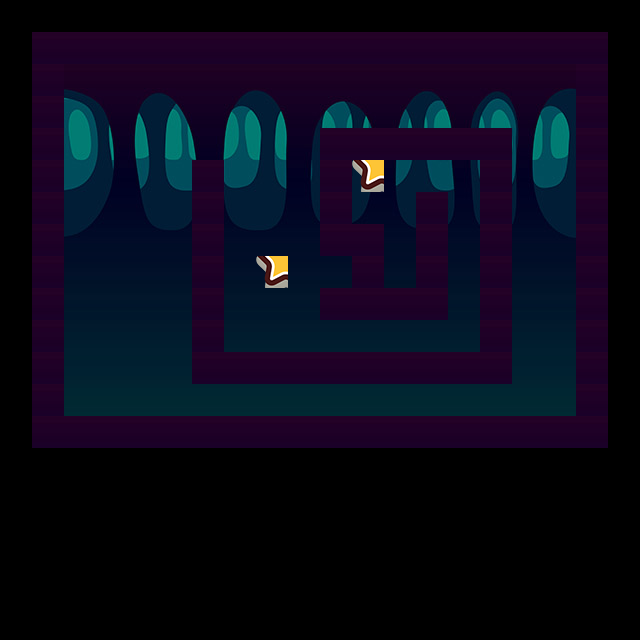

Below is a game level as drawn by its tile map, then a one-line description and the .tmx that defines it (tile-layer data replaced by summaries):
An orthogonal 20x20 tile map with 32x32 px tiles, 3 tile layers (groud, barriers, item), 3 tilesets and 2 objects (end, start).

<map version="1.0" orientation="orthogonal" renderorder="right-down" width="20" height="20" tilewidth="32" tileheight="32">
 <tileset firstgid="1" name="background" tilewidth="32" tileheight="32">
  <image source="background.jpg" width="512" height="362" />
 </tileset>
 <tileset firstgid="177" name="star" tilewidth="32" tileheight="32">
  <image source="star.png" width="60" height="71" />
 </tileset>
 <tileset firstgid="179" name="PurpleMonster" tilewidth="32" tileheight="32">
  <image source="PurpleMonster.png" width="78" height="67" />
 </tileset>
 <layer name="groud" width="20" height="20" opacity="0.9">
  <data>[400 cells, 176 non-empty, 176 distinct tile ids]</data>
 </layer>
 <layer name="barriers" width="20" height="20">
  <data>[400 cells, 98 non-empty, 1 distinct tile ids]</data>
 </layer>
 <layer name="item" width="20" height="20">
  <properties>
   <property name="isItem" value="1" />
  </properties>
  <data>[400 cells, 2 non-empty, 1 distinct tile ids]</data>
 </layer>
 <objectgroup name="role">
  <object name="end" gid="182" x="128" y="257">
   <properties>
    <property name="Type" value="1" />
   </properties>
  </object>
  <object name="start" gid="182" x="546" y="97">
   <properties>
    <property name="Type" value="2" />
   </properties>
  </object>
 </objectgroup>
</map>
